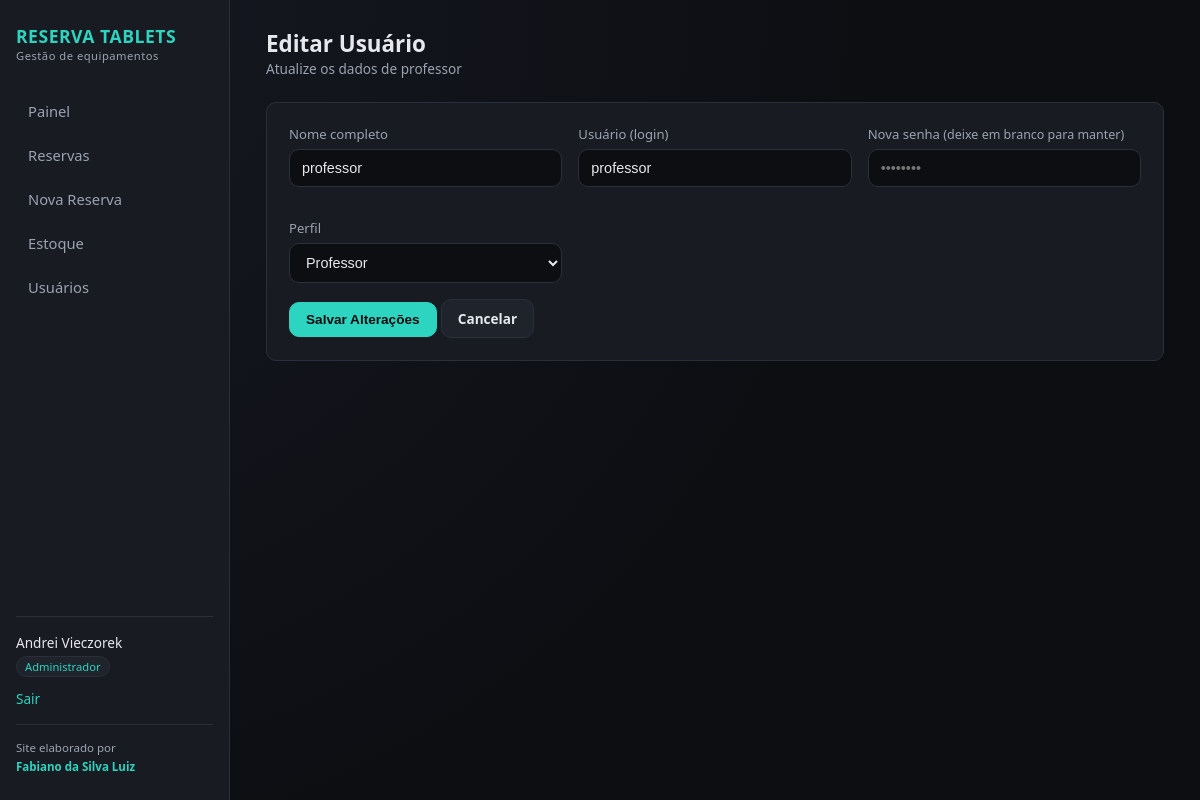
/usuarios/3/editar (signed in), run on the app's committed database.
### app.py (models this page shows, shortened)
class User(UserMixin, db.Model):
    __tablename__ = "users"
    id = db.Column(db.Integer, primary_key=True)
    nome = db.Column(db.String(120), nullable=False)
    username = db.Column(db.String(80), unique=True, nullable=False)
    senha_hash = db.Column(db.String(255), nullable=False)
    role = db.Column(db.String(20), nullable=False, default="professor")
    ativo = db.Column(db.Boolean, default=True)
    criado_em = db.Column(db.DateTime, default=datetime.utcnow)
    reservas = db.relationship("Reserva", backref="professor", lazy=True)
    @property
    def label_role(self):
        return ROLE_LABELS.get(self.role, self.role)

### app.py (the view, shortened to what this page needs)
@app.route("/usuarios/<int:user_id>/editar", methods=["GET", "POST"])
@login_required
@roles_required("chefe_geral", "admin")
def editar_usuario(user_id):
    usuario = User.query.get_or_404(user_id)
    if usuario.role == "chefe_geral" and current_user.role != "chefe_geral":
        flash("Você não tem permissão para editar este usuário.", "danger")
        return redirect(url_for("listar_usuarios"))
    roles_permitidos = ROLES if current_user.role == "chefe_geral" else ["admin", "professor"]
    return render_template("usuario_editar.html", usuario=usuario, roles=roles_permitidos, role_labels=ROLE_LABELS)

### app.py (called while the page is built)
@login_manager.user_loader
def load_user(user_id):
    return User.query.get(int(user_id))

def roles_required(*roles):
    def decorator(f):
        @wraps(f)
        def wrapped(*args, **kwargs):
            if not current_user.is_authenticated:
                return login_manager.unauthorized()
            if current_user.role not in roles:
                flash("Você não tem permissão para acessar essa página.", "danger")
                return redirect(url_for("dashboard"))
            return f(*args, **kwargs)
        return wrapped
    return decorator

### templates/usuario_editar.html (shortened to what this page needs)
{% extends "base.html" %}
{% block content %}
<div class="topbar">
  <div>
    <h1>Editar Usuário</h1>
    <div class="subtitle">Atualize os dados de {{ usuario.nome }}</div>
  </div>
</div>
<div class="panel">
  <form method="POST">
    <div class="form-grid">
      <div class="form-group">
        <label>Nome completo</label>
        <input type="text" name="nome" value="{{ usuario.nome }}" required>
      </div>
      <div class="form-group">
        <label>Usuário (login)</label>
        <input type="text" name="username" value="{{ usuario.username }}" required>
      </div>
      <div class="form-group">
        <label>Nova senha <span style="color:var(--text-muted);font-size:0.78rem;">(deixe em branco para manter)</span></label>
        <input type="password" name="nova_senha" placeholder="••••••••">
      </div>
      <div class="form-group">
        <label>Perfil</label>
        <select name="role" required>
          {% for r in roles %}
          <option value="{{ r }}" {% if usuario.role == r %}selected{% endif %}>{{ role_labels[r] }}</option>
          {% endfor %}
        </select>
      </div>
    </div>
    <button type="submit" class="btn btn-primary">Salvar Alterações</button>
    <a href="{{ url_for('listar_usuarios') }}" class="btn">Cancelar</a>
  </form>
</div>
{% endblock %}

### templates/base.html (shortened to what this page needs)
<!DOCTYPE html>
<html lang="pt-br">
<head>
  <link rel="stylesheet" href="{{ url_for('static', filename='css/style.css') }}">
</head>
<body>
  {% if current_user.is_authenticated %}
  <div class="layout">
    <aside class="sidebar">
      <div class="brand">RESERVA TABLETS<small>Gestão de equipamentos</small></div>
      <nav>
        <a href="{{ url_for('dashboard') }}" class="{% if request.endpoint == 'dashboard' %}active{% endif %}">Painel</a>
        <a href="{{ url_for('listar_reservas') }}" class="{% if request.endpoint == 'listar_reservas' %}active{% endif %}">Reservas</a>
        <a href="{{ url_for('nova_reserva') }}" class="{% if request.endpoint == 'nova_reserva' %}active{% endif %}">Nova Reserva</a>
        {% if current_user.role in ['chefe_geral', 'admin'] %}
        <a href="{{ url_for('estoque_view') }}" class="{% if request.endpoint == 'estoque_view' %}active{% endif %}">Estoque</a>
        <a href="{{ url_for('listar_usuarios') }}" class="{% if request.endpoint in ['listar_usuarios','novo_usuario'] %}active{% endif %}">Usuários</a>
        {% endif %}
      </nav>
      <div class="user-box">
        <div>{{ current_user.nome }}</div>
        <span class="role-badge">{{ current_user.label_role }}</span>
        <div style="margin-top:12px;">
          <a href="{{ url_for('logout') }}">Sair</a>
        </div>
      </div>
      <div class="sidebar-footer">Site elaborado por<br><strong>Fabiano da Silva Luiz</strong></div>
    </aside>
    <main class="main">
      {% block content %}{% endblock %}
    </main>
  </div>
  {% endif %}
</body>
</html>

### static/css/style.css (style rules this page uses)
:root { --bg: #0f1115; --bg-card: #181b22; --bg-card-alt: #1f232c; --border: #2a2f3a; --text: #e6e8ec; --text-muted: #9aa3b2; --accent: #2dd4bf; --accent-dark: #14b8a6; --danger: #f87171; --warning: #fbbf24; --success: #34d399; --info: #60a5fa; --radius: 10px; }
* { box-sizing: border-box; }
body { margin: 0; font-family: "Segoe UI", Arial, sans-serif; background: radial-gradient(circle at top left, #161922 0%, #0c0e12 60%); color: var(--text); min-height: 100vh; }
a { color: var(--accent); text-decoration: none; }
.layout { display: flex; min-height: 100vh; }
.sidebar { width: 230px; background: var(--bg-card); border-right: 1px solid var(--border); padding: 24px 16px; display: flex; flex-direction: column; }
.sidebar .brand { font-size: 1.1rem; font-weight: 700; letter-spacing: 0.5px; color: var(--accent); margin-bottom: 4px; }
.sidebar .brand small { display: block; color: var(--text-muted); font-weight: 400; font-size: 0.7rem; }
.sidebar nav { margin-top: 24px; flex: 1; }
.sidebar nav a { display: block; padding: 10px 12px; border-radius: var(--radius); color: var(--text-muted); font-size: 0.92rem; margin-bottom: 4px; }
.sidebar .user-box { border-top: 1px solid var(--border); padding-top: 16px; font-size: 0.85rem; }
.sidebar .user-box .role-badge { display: inline-block; margin-top: 4px; padding: 2px 8px; font-size: 0.7rem; border-radius: 999px; background: var(--bg-card-alt); color: var(--accent); border: 1px solid var(--border); }
.main { flex: 1; padding: 28px 36px; }
.topbar { display: flex; justify-content: space-between; align-items: center; margin-bottom: 24px; }
.topbar h1 { font-size: 1.4rem; margin: 0; }
.topbar .subtitle { color: var(--text-muted); font-size: 0.85rem; }
.panel { background: var(--bg-card); border: 1px solid var(--border); border-radius: var(--radius); padding: 22px; margin-bottom: 24px; }
.btn { display: inline-block; padding: 9px 16px; border-radius: var(--radius); border: 1px solid var(--border); background: var(--bg-card-alt); color: var(--text); cursor: pointer; font-size: 0.85rem; font-weight: 600; }
.btn-primary { background: var(--accent); color: #0a0c0f; border-color: var(--accent); }
.form-grid { display: grid; grid-template-columns: repeat(auto-fit, minmax(220px, 1fr)); gap: 16px; }
.form-group { margin-bottom: 16px; }
.form-group label { display: block; margin-bottom: 6px; font-size: 0.82rem; color: var(--text-muted); }
.form-group input, .form-group select, .form-group textarea { width: 100%; padding: 10px 12px; border-radius: var(--radius); border: 1px solid var(--border); background: #0c0e12; color: var(--text); font-size: 0.9rem; }
.sidebar-footer { margin-top: 16px; padding-top: 14px; border-top: 1px solid var(--border); font-size: 0.72rem; color: var(--text-muted); line-height: 1.6; }
.sidebar-footer strong { color: var(--accent); font-weight: 600; }

### data on the page
User: nome "Andrei Vieczorek", label_role "Administrador"
User: nome "professor", username "professor", role "Professor"
